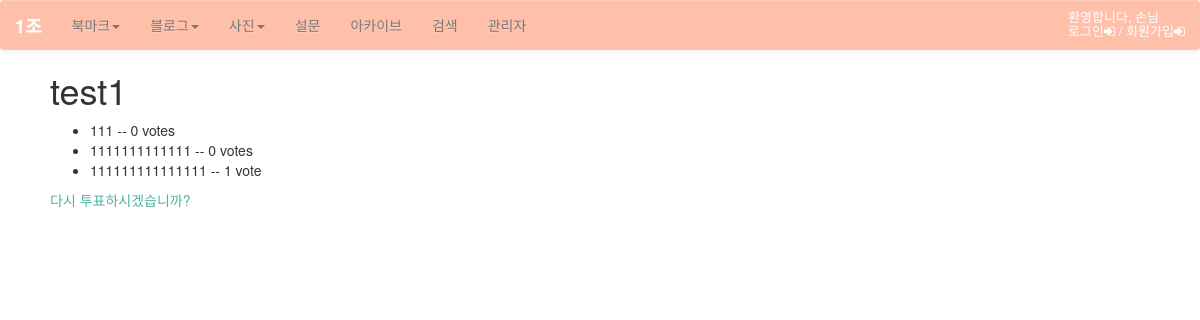
Page /polls/1/results/ on the committed database.
### polls/models.py (models this page shows, shortened)
class Question(models.Model):
    question_text = models.CharField(max_length=200)
    pub_date = models.DateTimeField('date published')
    def was_published_recently(self):
        now = timezone.now()
        return now - datetime.timedelta(days=1) <= self.pub_date <= now
    was_published_recently.admin_order_field = 'pub_date'
    was_published_recently.boolean = True
    was_published_recently.short_description = 'Published recently?'

class Choice(models.Model):
    question = models.ForeignKey(Question, on_delete=models.CASCADE)
    choice_text = models.CharField(max_length=200)
    votes = models.IntegerField(default=0)

### polls/views.py (the view)
# urls.py: url(r'^(?P<pk>[0-9]+)/results/$', views.ResultsView.as_view(), name='results'),
class ResultsView(generic.DetailView):
    model = Question
    template_name = 'polls/results.html'

### polls/templates/polls/results.html (shortened to what this page needs)
{% extends "base.html" %}
{% load staticfiles %}
{% block content %}
<div id="content">
<h1>{{ question.question_text }}</h1>
<ul>
{% for choice in question.choice_set.all %}
    <li>{{ choice.choice_text }} -- {{ choice.votes }} vote{{ choice.votes|pluralize }}</li>
{% endfor %}
</ul>
<a href="{% url 'polls:detail' question.id %}">다시 투표하시겠습니까?</a>
</div>
{% endblock %}

### static/css/base.css (style rules this page uses)
body { background: white; }
a, a:focus { color: #53B2A0; }
#content { margin-left: 50px; }

### rows in the picture
Question: question_text "test1"
Choice: choice_text "111", votes "0"
Choice: choice_text "1111111111111", votes "0"
Choice: choice_text "111111111111111", votes "1"
